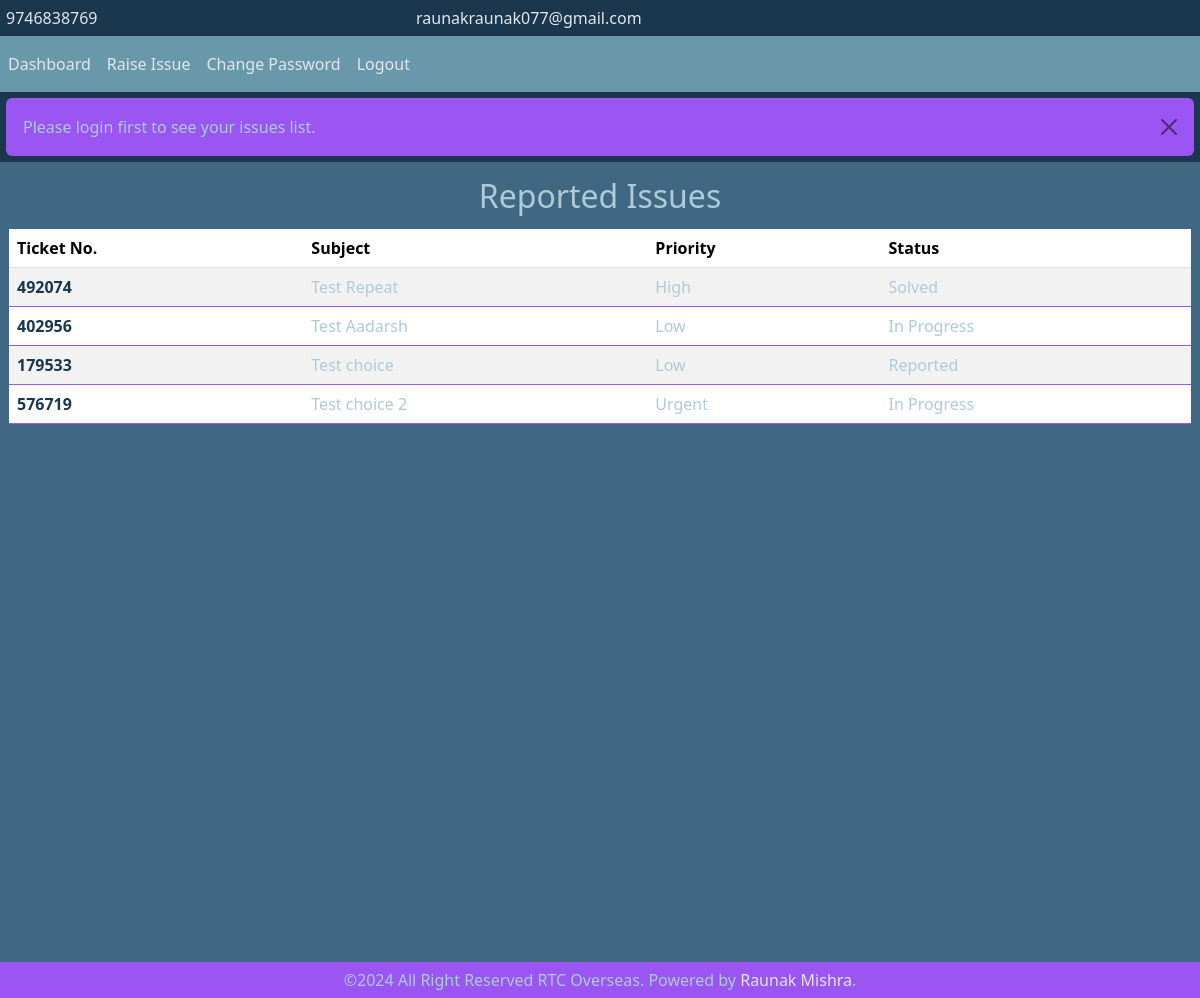
/issues/ (signed in), run on the app's committed database.
### tickets/models.py (models this page shows, shortened)
class global_settings(models.Model):
    email=models.EmailField('Email:')
    phone=models.IntegerField('Number:')
    fb_link = models.CharField('FACEBOOK LINK:', max_length=250)
    insta_link = models.CharField('INSTAGRAM LINK:', max_length=250)

class ticket_model(models.Model):
    raised_by=models.EmailField('Raised By')
    subject=models.CharField('Subject',max_length=250)
    issue=models.CharField('Issue Details',max_length=500)
    priority=models.CharField('Priority',max_length=10,choices=priority_choices,null=True,blank=True)
    ticket_number=models.IntegerField('Ticket Number')
    status=models.CharField('Status',choices=status_choices,null=True,blank=True,max_length=30,default='Reported')
    created_at=models.DateTimeField('Created At',default=now_time)

### tickets/views.py (the view)
# urls.py: path('issues/', views.all_issues, name='all_issues'),
def all_issues(request):
    global message
    if request.user.is_authenticated:
        issues=models.ticket_model.objects.filter(raised_by=request.user.username)
        return render(request,'all_issue.html',{'global':global_details,'message':message,'issues':issues})
    else:
        message="Please login first to see your issues list."
        return redirect('/')

### tickets/templates/all_issue.html (shortened to what this page needs)
{% load static %}
{% load bootstrap5 %}
{% bootstrap_css %}
{% load bootstrap_icons %}
<html lang="en">
<head>
    <link href="https://maxcdn.bootstrapcdn.com/font-awesome/4.3.0/css/font-awesome.min.css" rel="stylesheet">
</head>
<body>
    {% include 'header.html' %}
    <div class="table-responsive" style="background-color: #406882; margin: 0; width: 100%; max-width: 100%; padding: 9px; min-height: 100%;">
        {% if issues.count > 0 %}
            <h2 style="color: #ADCBD7; text-align: center; padding: 6px;">Reported Issues</h2>
            <table class="table table-striped table-hover">
                <thead>
                    <tr>
                        <th scope="col">Ticket No.</th>
                        <th scope="col">Subject</th>
                        <th scope="col">Priority</th>
                        <th scope="col">Status</th>
                    </tr>
                </thead>
                <tbody>
                    {% for issue in issues %}
                        <tr>
                            <th scope="row"><a href="{% url 'issues_description' issue.ticket_number %}" style="text-decoration: none; color: #1A374D;">
                                {{ issue.ticket_number }}
                            </a></th>
                            <td>{{ issue.subject }}</td>
                            <td>{{ issue.priority }}</td>
                            <td>{{ issue.status }}</td>
                        </tr>
                    {% endfor %}
                </tbody>
            </table>
        {% else %}
            <p style="color: #ADCBD7; text-align: center;">No issues raised yet, <a href="{% url 'raise_issue' %}" style="color: #fff; text-decoration: none;">Raise one now.</a></p>
        {% endif %}
    </div>
    {% include 'footer.html' %}
</body>
</html>

### tickets/templates/header.html (shortened to what this page needs)
{% load static %}
{% load bootstrap5 %}
{% bootstrap_css %}
{% load bootstrap_icons %}
<head>
  <link rel="stylesheet" href="{% static 'css/custom.css' %}">
</head>
<div class="container" style="background-color: #1A374D; color: #e1e7ef; padding: 6px; margin-left: 0; max-width: 100%;">
    <div class="row">
        <div class="col-lg-4 col-md-12">
            <span>
                {% bs_icon 'telephone-fill' %}  {{ global.phone }}
            </span>
        </div>
        <div class="col-lg-4 col-md-12">
            <span style="margin-left: 6px;">
                {% bs_icon 'envelope-fill' %}    {{ global.email }}
            </span>
        </div>
        <div class="col-lg-4 col-md-12" style="display: flex; align-items: center; justify-content: flex-end;">
        </div>
    </div>
</div>
<nav class="navbar navbar-expand-lg navbar-dark" style="background-color: #6998AB;">
    <div class="collapse navbar-collapse" id="navbarNav">
      <ul class="navbar-nav">
        <li class="nav-item active">
          <a class="nav-link" style="color: #e1e7ef;" href="{% url 'dashboard' %}">Dashboard</a>
        </li>
        <li class="nav-item">
          <a class="nav-link" style="color: #e1e7ef;" href="{% url 'raise_issue' %}">Raise Issue</a>
        </li>
        {% if user.is_authenticated %}
          <li class="nav-item">
            <a class="nav-link" style="color: #e1e7ef;" href="{% url 'password_change' %}">Change Password</a>
          </li>
          <li class="nav-item">
            <a class="nav-link" style="color: #e1e7ef;" href="{% url 'logout' %}">Logout</a>
          </li>
        {% else %}
          <li class="nav-item">
            <a class="nav-link" style="color: #e1e7ef;" href="">Forgot Password</a>
          </li>
        {% endif %}
      </ul>
    </div>
</nav>
{% if message %}
  {% if message != '' %}
    <div id="alert_div" style="background-color: #1A374D; margin: 0; padding: 3px;">
      <div class="alert alert-dismissible fade show" style="background-color: #9A55F3; color: #adcbd7; margin: 3px;" role="alert">
        {{ message }}
        <button type="button" class="btn-close" data-bs-dismiss="alert" aria-label="Close" onclick="document.getElementById('alert_div').style.display='none'"></button>
      </div>
    </div>
  {% endif %}
{% endif %}

### tickets/templates/all_issue.html (style rules this page uses)
table tbody tr { border-bottom-color: #9A55F3 !important; }
table tbody tr td { color: #ADCBD7 !important; }

### data on the page
global_settings: phone "9746838769", email "raunakraunak077@gmail.com"
ticket_model: ticket_number "492074", subject "Test Repeat", priority "High", status "Solved"
ticket_model: ticket_number "402956", subject "Test Aadarsh", priority "Low", status "In Progress"
ticket_model: ticket_number "179533", subject "Test choice", priority "Low", status "Reported"
ticket_model: ticket_number "576719", subject "Test choice 2", priority "Urgent", status "In Progress"

### other printed values
{{ message }} "Please login first to see your issues list."
